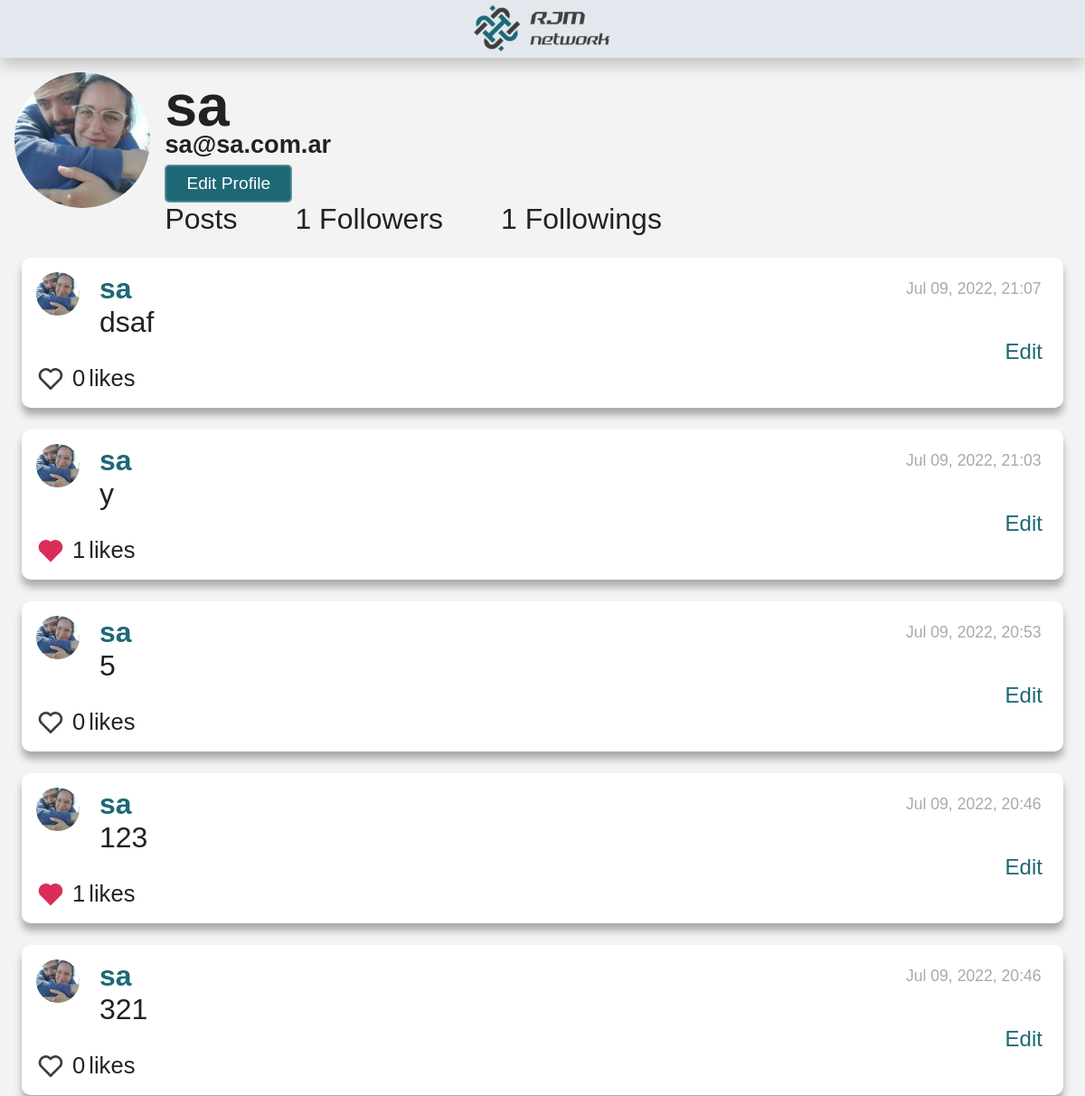
The app's page /profile/1/1 (signed in, upper part), older data.
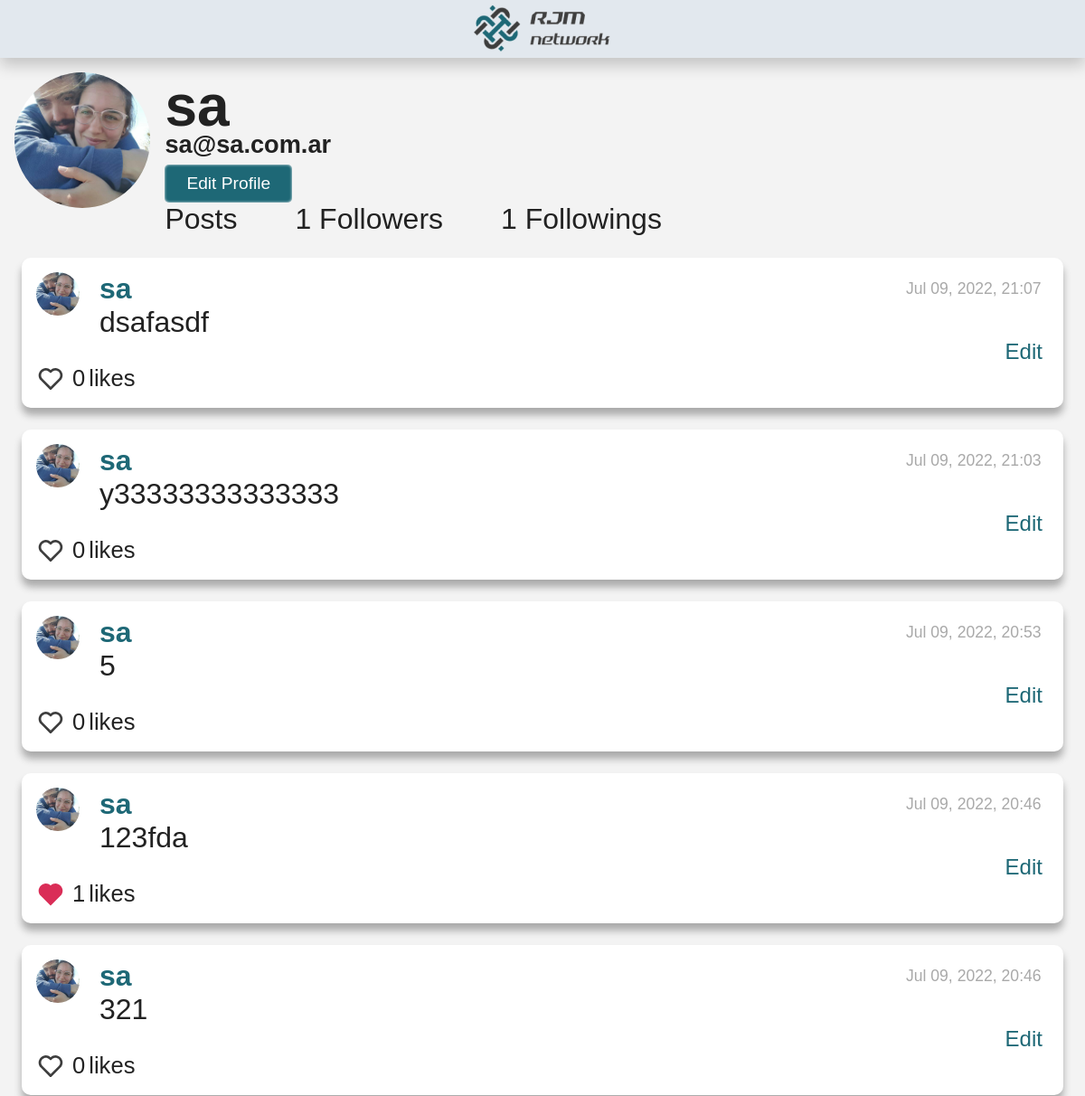
The same page, newer data.
### network/models.py (models this page shows, shortened)
class NewPost(models.Model):
    poster = models.ForeignKey(User, on_delete=models.PROTECT, related_name="posts_posted")
    description = models.TextField(blank=False)
    date_added = models.DateTimeField(auto_now_add=True)

class User(AbstractUser):
    header_image = models.ImageField(null=True, blank=True, upload_to="images/")
    pass

### network/views.py (the view)
# urls.py: path("<str:filter_view>/<int:user_id>/<int:jump_page>", views.postsbox, name="postsbox"),
def postsbox(request, filter_view, user_id, jump_page):
    print("user_id")
    print(user_id)
    print("filter_view")
    print(filter_view)
    if(user_id == 0):
        user_id = request.user.id
    user_poster = User.objects.get(id=user_id)
    all_posts = NewPost.objects.select_related('poster')
    all_posts = all_posts.order_by("-date_added")
    followed_by = None
    followers = None
    user_following = None
    if request.user.id:
        if filter_view == "following":
            follows_filter=[]
            followers = Followers.objects.filter(follower=request.user.id)
            for each_followers_filter in followers:
                follows_filter.append(each_followers_filter.followed.id)
            all_posts=all_posts.filter(poster__in=follows_filter)
        elif filter_view == "liked_posts":
            likers_filter=[]
            likers = Likers.objects.filter(liker=request.user.id)
            for each_likers_filter in likers:
                likers_filter.append(each_likers_filter.post.id)
            all_posts = all_posts.filter(id__in=likers_filter)
        elif filter_view == "profile":
            try:
                followed_by = Followers.objects.filter(followed=user_id)
            except Followers.DoesNotExist:
                followed_by = None
            followers_obj = Followers.objects.filter(follower__id=user_id)
            followers=[]
            for follower in followers_obj:
                followers.append(follower.followed)
            all_posts = all_posts.filter(poster=user_id)
            user_id=int(user_id)
            user_following = followed_by.filter(follower__id=request.user.id)
            if(user_following):
                user_following="Unfollow"
            else:
                user_following="Follow"
    else:
        return render(request, "network/register.html")
    p = Paginator(all_posts, 10)
    list_total_pages = []
    for i in range(1, p.num_pages+1):
        list_total_pages.append(i)
    num_page = jump_page
    page = p.page(num_page)
    page_posts = page.object_list
    all_likers = Likers.objects.all()
    posters_id = []
    for post in page_posts:
        if post.poster.id not in posters_id:
            posters_id.append(post.poster.id)
        post.date_added = (post.date_added.strftime("%b %d, %Y, %H:%M"))
        post.number_likes=0
        likers = all_likers.filter(post=post.id)
        likers_id = []
        for each_liker in likers:
            post.likers = each_liker.liker.all()
            post.number_likes = each_liker.liker.count()
            for each in each_liker.liker.all():
                likers_id.append(each.id)
            post.likers_id = likers_id
    users=User.objects.filter(id__in=posters_id)
    user_color = {}
    colors_list = ["C37D7D", "FC792F", "4950F8", "EBFC2F", "15A2F1", "58FC2F", "36F9E1", "2ECF65", "B549F8", "FF83EB", "FCCF2F"]
    for j in users:
        user_color[j.id] = random.choice(colors_list)
        colors_list.remove(user_color[j.id])
    return render(request, "network/"+filter_view+".html", {
        "all_posts": page_posts,
        "users": users,
        "list_total_pages": list_total_pages,
        "user_color": user_color,
        "p_actual": num_page,
        "p_last": p.num_pages,
        "poster":user_poster,
        "followed_by":followed_by,
        "followers":followers,
        "user_following":user_following,
    })

### network/models.py (called while the page is built)
    def __str__(self):
        return f"{self.id}: The user {self.followed} number {self.followed.id} is followed by {self.follower.all()}."

### network/templates/network/profile.html (shortened to what the changed rows need)
{% extends "network/layout.html" %}
{% load static %}
{% load network_extras %}
{% block body %}
    <div id="profile_view">
        <div id="profile-flex-order">
            <div id="profile-flex-order-child2">
                <h2 id="profile_poster">{{poster}}</h2>
            </div>
        </div>
        <div id="all_posts_view">
            <div id="page_0">
                {% if all_posts %}
                    {% for post in all_posts %}
                        <div  id="posts_style">
                            <div id="posts-flex-order">
                                <div id="posts-flex-order-child1">
                                    {% if post.poster.header_image %}
                                    <img class="posts_profile_picture" alt="Image not found" src="/media/{{ post.poster.header_image }}">
                                    {% endif %}
                                </div>
                                <div id="posts-flex-order-child2">
                                    <div id="posts-first-line">
                                        <a id="profile"  href="profile/{{ post.poster.id }}">{{ post.poster }}</a>
                                        <div id="post-{{post.date_added}}" class="date_post"> {{ post.date_added }}</div>
                                    </div>
                                    <div id="post-description-{{post.id}}" class="description_post"> {{ post.description }} </div>
                                    {% if post.poster.id == user.id %}
                                        <div id="edit" onclick="edit_field('{{ post.id }}')">Edit</div>
                                    {% endif %}
                                </div>
                            </div>
                            <div id="like_complete">
                                {% if user.id in post.likers_id %}
                                    <button class="yes_button" id="like-btn-{{post.id}}" value="heart_full" onclick="like('{{ post.id }}')">
                                        <svg id="heart-img-{{ post.id }}" alt="jacket" width="40" height="40" viewBox="0 0 40 40" fill="none" xmlns="http://www.w3.org/2000/svg">
                                            <path d="M33.6751 7.9851C32.7561 7.05963 31.6632 6.32493 30.4593 5.82324C29.2555 5.32155 27.9643 5.06277 26.6601 5.06177C24.1931 5.06217 21.8162 5.98889 20 7.65843C18.1841 5.98861 15.8071 5.06185 13.34 5.06177C12.0343 5.06313 10.7417 5.3227 9.53661 5.82555C8.33155 6.3284 7.23783 7.06459 6.31838 7.99177C2.39672 11.9301 2.39838 18.0901 6.32172 22.0118L20 35.6901L33.6784 22.0118C37.6017 18.0901 37.6034 11.9301 33.6751 7.9851Z" fill="#DA2D57"/>
                                        </svg>
                                    </button>
                                {% else %}
                                    <button class="yes_button" id="like-btn-{{post.id}}" value="heart_empty"  onclick="like('{{ post.id }}')">
                                        <svg id="heart-img-{{ post.id }}" alt="jacket" width="40" height="40" viewBox="0 0 40 40" fill="none" xmlns="http://www.w3.org/2000/svg">
                                            <path d="M20 7.65843C18.1841 5.98861 15.8071 5.06185 13.34 5.06177C12.0343 5.06313 10.7417 5.3227 9.53661 5.82555C8.33155 6.3284 7.23783 7.06459 6.31838 7.99177C2.39672 11.9301 2.39838 18.0901 6.32172 22.0118L18.5417 34.2318C18.825 34.7301 19.3717 35.0518 20 35.0518C20.258 35.0493 20.5119 34.9863 20.7411 34.8679C20.9704 34.7495 21.1686 34.579 21.32 34.3701L33.6784 22.0118C37.6017 18.0884 37.6017 11.9301 33.675 7.9851C32.7561 7.05963 31.6632 6.32493 30.4593 5.82324C29.2555 5.32155 27.9643 5.06277 26.66 5.06177C24.1931 5.06217 21.8162 5.98889 20 7.65843ZM31.3184 10.3418C33.9234 12.9601 33.925 17.0501 31.3217 19.6551L20 30.9768L8.67838 19.6551C6.07505 17.0501 6.07672 12.9601 8.67505 10.3484C9.94172 9.08843 11.5984 8.3951 13.34 8.3951C15.0817 8.3951 16.7317 9.08843 17.9884 10.3451L18.8217 11.1784C18.9764 11.3333 19.16 11.4562 19.3622 11.5401C19.5644 11.6239 19.7812 11.6671 20 11.6671C20.2189 11.6671 20.4357 11.6239 20.6379 11.5401C20.8401 11.4562 21.0237 11.3333 21.1784 11.1784L22.0117 10.3451C24.5317 7.8301 28.8017 7.83677 31.3184 10.3418Z" fill="#3D3D3D"/>
                                        </svg>
                                    </button>
                                {% endif %}
                                <div id="like-count-{{post.id}}" class="d-inline-block">{{post.number_likes}} </div> likes
                            </div>
                        </div>
                    {% endfor %}
                {% else %}
                    <li>no post</li>
                {% endif %}
            </div>
        </div>
    </div>
{% endblock %}

Row changes from the older to the newer data that the page shows:
changed NewPost: description "dsaf" → "dsafasdf"
changed NewPost "Jul 09, 2022, 21:03": description "y" → "y33333333333333"; number_likes "1" → "0"
changed NewPost: description "123" → "123fda"
